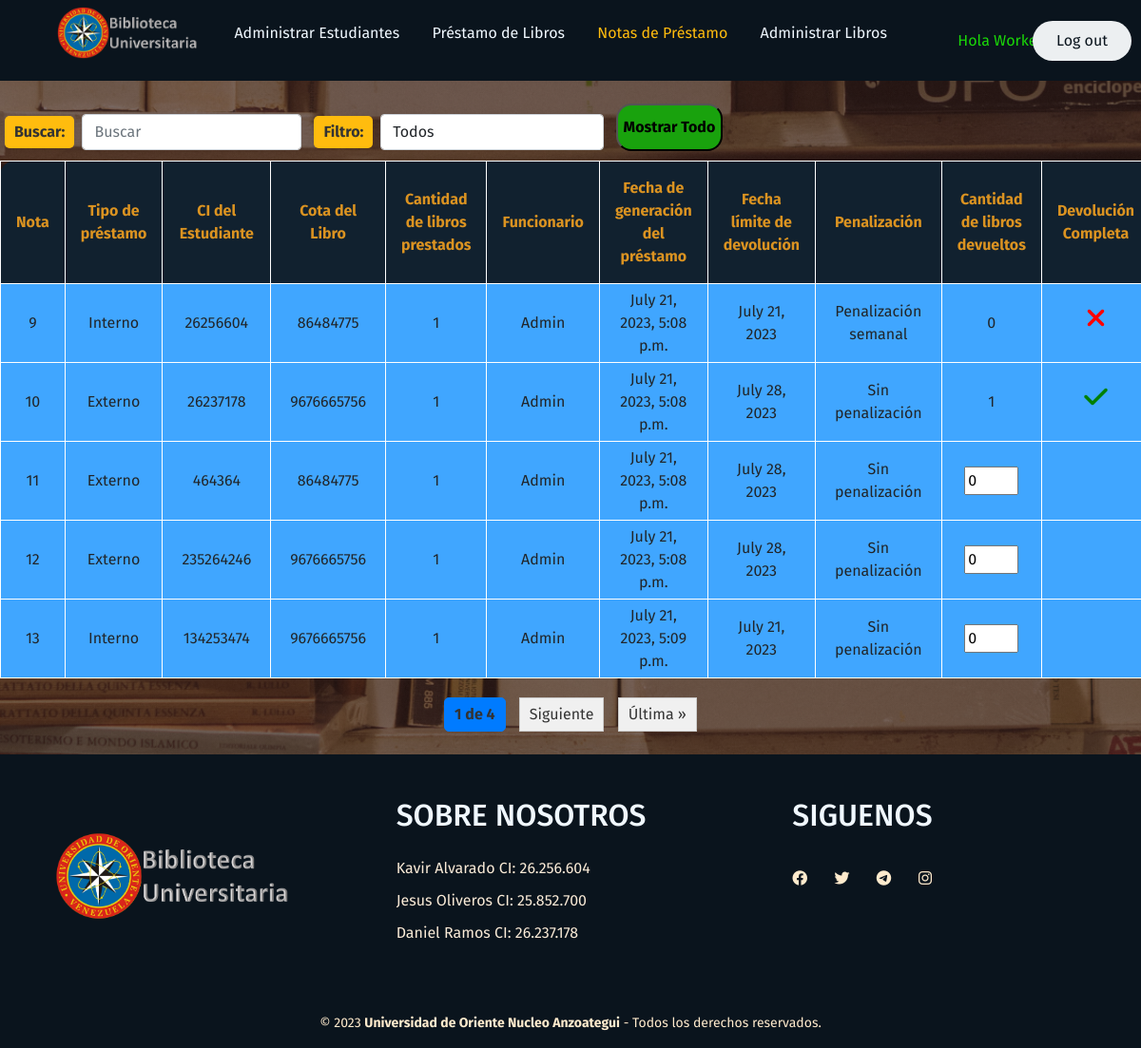
Page /notasprestamo/ (signed in) on the earlier database version.
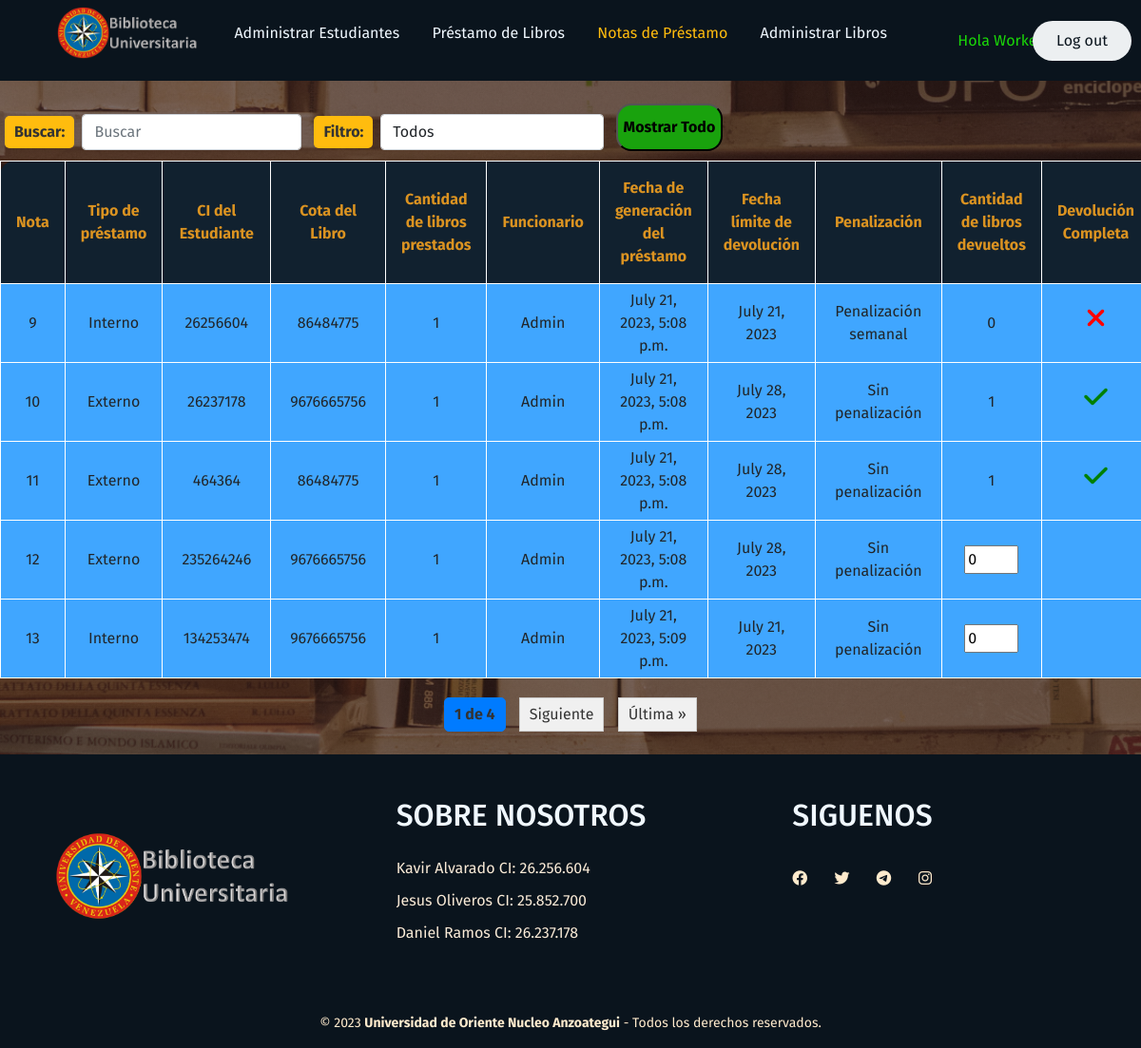
Same page on the later database version.
### GenerarPrestamo/models.py (models this page shows, shortened)
class Prestamo(models.Model):
    id = models.AutoField(primary_key=True, verbose_name="Nota de Prestamo")
    estudiante=models.ForeignKey(Estudiante, on_delete=models.CASCADE, verbose_name="CI de Estudiante")
    libro=models.ForeignKey(Libro, on_delete=models.CASCADE, verbose_name="Cota de Libro")
    tipo = models.CharField(max_length=7, choices=TIPO_CHOICES, verbose_name="Tipo de Préstamo")
    cantidad = models.PositiveIntegerField(validators=[MinValueValidator(1)],verbose_name="Cantidad del libro")
    limite=models.DateField(editable=False, verbose_name="Fecha límite de Devolución")
    fecha=models.DateTimeField(auto_now_add=True)
    funcionario = models.ForeignKey(User, on_delete=models.SET_NULL, null=True, editable=False)
    penalizacion = models.CharField(max_length=50, default='Sin penalización')
    cantidad_devuelta = models.PositiveIntegerField(default=0,verbose_name="Cantidad Devuelta")
    devuelto = models.BooleanField(default=False, editable=False, verbose_name="Devuetlo")
    class Meta:
        verbose_name='prestamo'
        verbose_name_plural='prestamos'

### AdministrarEstudiantes/models.py (models this page shows)
class Estudiante(models.Model):# Creación de la tabla con el nombre Estudiante
    id = models.CharField(primary_key=True, max_length=20, verbose_name="CI del Estudiante")
    nombre=models.CharField(max_length=20, verbose_name="Nombre del Estudiante")
    email=models.EmailField(max_length=50, verbose_name="Correo Electrónico")
    direccion=models.CharField(max_length=50, verbose_name="Dirección del Estudiante")
    tfno=models.CharField(max_length=20, verbose_name="Número Telefónico")
    fecha=models.DateTimeField(auto_now_add=True, verbose_name="Fecha del Registro")
    devoluciones=models.IntegerField(default=0, verbose_name="Devoluciones")
    estatus = models.CharField(max_length=30, default='Habilitado')
    def __str__(self):
        return self.id
    class Meta:
        verbose_name='estudiante'
        verbose_name_plural='estudiantes'

### AdministrarLibros/models.py (models this page shows)
class Libro(models.Model):# Tabla con el nombre Libro
    nombre=models.CharField(max_length=50, verbose_name="Nombre del Libro")
    id=models.CharField(max_length=30, verbose_name="Cota del Libro", primary_key=True)
    autor=models.CharField(max_length=50, verbose_name="Autor del libro")
    tipo=models.CharField(max_length=8, choices=Choice_Libro ,verbose_name="Tipo del libro")
    cantidadint=models.PositiveIntegerField(validators=[MinValueValidator(1)], verbose_name="Copias Internas")
    cantidadext=models.PositiveIntegerField(validators=[MinValueValidator(0)], verbose_name="Copias Externas")
    categoria=models.CharField(max_length=20, verbose_name="Categoria del Libro")
    descripcion = models.CharField(max_length=50, verbose_name="Descripcion del Libro")
    fecha=models.DateTimeField(auto_now_add=True, verbose_name="Fecha del Ingreso")
    def __str__(self):
        return self.id
    class Meta:
        verbose_name='libro'
        verbose_name_plural='libros'

### NotasPrestamo/views.py (the view, shortened to what this page needs)
# urls.py: path('',views.notas_prestamo, name="NotasPrestamo"),
def notas_prestamo(request):
    notas=Prestamo.objects.all()
    query = request.GET.get('q')
    if query:
        notas = notas.filter(
            Q(id__icontains=query) |
            Q(estudiante__id__icontains=query) |
            Q(libro__id__icontains=query) |
            Q(tipo__icontains=query) |
            Q(funcionario__username__icontains=query) |
            Q(penalizacion__icontains=query)
        )
    else:
        notas = Prestamo.objects.all()
    filtro = request.GET.get('filtro')
    elementos_por_pagina = 5
    paginator = Paginator(notas, elementos_por_pagina)
    page = request.GET.get('page')
    try:
        pagina_obj = paginator.get_page(page)
    except PageNotAnInteger:
        pagina_obj = paginator.get_page(1)
    except EmptyPage:
        pagina_obj = paginator.get_page(paginator.num_pages)
    return render(request, "notasprestamo/notasprestamo.html", {'notas':notas, 'pagina_obj':pagina_obj})

### NotasPrestamo/templates/notasprestamo/notasprestamo.html (shortened to what the changed rows need)
{% extends "base/base.html" %}
{% load static %}
{% block content %}
    <link href="{% static 'Biblioteca/bootstrap.min.css' %}" rel="stylesheet">
    <link rel="stylesheet" href="{% static 'Biblioteca/css/StylesBase.css' %}">
    <link rel="stylesheet" href="{% static 'Biblioteca/css/StylesLibros.css' %}">
    <link rel="stylesheet" href="{% static 'Biblioteca/css/StylesTablas.css' %}">
    <link rel="stylesheet" href="{% static 'Biblioteca/css/Pagination.css' %}">
    <link rel="stylesheet" href="{% static 'Biblioteca/css/Filtros.css' %}">
    <link rel="stylesheet" href="https://cdnjs.cloudflare.com/ajax/libs/font-awesome/6.4.0/css/all.min.css">
    <link href="https://cdn.jsdelivr.net/npm/bootstrap@5.0.2/dist/css/bootstrap.min.css" rel="stylesheet">
    <link rel="stylesheet" href="https://cdn.datatables.net/1.13.5/css/jquery.dataTables.css" />
    {% if user.is_authenticated %}
        <div class="table-responsive">
            <table style="margin: auto;">
                <thead>
                    <tr>
                        <th>Nota</th>
                        <th>Tipo de préstamo</th>
                        <th>CI del Estudiante</th>
                        <th>Cota del Libro</th>
                        <th>Cantidad de libros prestados</th>
                        <th>Funcionario</th>
                        <th>Fecha de generación del préstamo</th>
                        <th>Fecha límite de devolución</th>
                        <th>Penalización</th>
                        <th>Cantidad de libros devueltos</th>
                        <th>Devolución Completa</th>
                    </tr>
                </thead>
                <tbody>
                    {% for nota in pagina_obj %}
                        <tr>
                            <td>{{nota.id}}</td>
                            <td>{{nota.tipo}}</td>
                            <td>{{nota.estudiante}}</td>
                            <td>{{nota.libro}}</td>
                            <td>{{nota.cantidad}}</td>
                            <td>{{nota.funcionario}}</td>
                            <td>{{nota.fecha}}</td>
                            <td>{{nota.limite}}</td>
                            <td>{{nota.penalizacion}}</td>
                            {% if not nota.devuelto and nota.penalizacion == 'Sin penalización' %}
                                <form method="POST">
                                    <td><input type="number" name="cantidad_devuelta" value="{{ nota.cantidad_devuelta }}"min="0" max="{{ nota.cantidad }}" required></td>
                                    <td></td>
                                </form>
                            {% elif not nota.devuelto and  nota.penalizacion == 'Penalización semanal'%}
                                <td>{{ nota.cantidad_devuelta }}</td>
                                <td><h3><i class='fa-solid fa-xmark' style='color: red;'></i></h3></td>
                                <td><h5 style="color: red;">Devolución Incompleta!</h5></td>
                            {% else %}
                                <td>{{ nota.cantidad_devuelta }}</td>
                                <td><h3><i class='fa-solid fa-check' style='color: green;'></i></h3></td>
                            {% endif %}
                        </tr>
                    {% endfor %}
                </tbody>
            </table>
        </div>
    {% else %}
        <h3 style="text-align: center; color: white">Debe logearse primero.</h3>
    {% endif %}
{% endblock %}

Differences in the rows shown:
changed Prestamo id 11: devuelto False → True (drawn); cantidad_devuelta "0" → "1"
